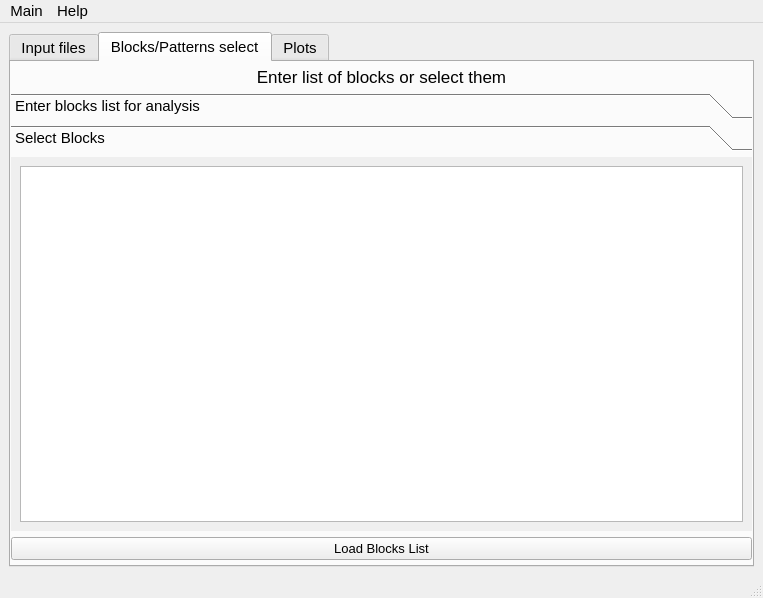
<?xml version="1.0" encoding="UTF-8"?>
<ui version="4.0">
 <class>MainWindow</class>
 <widget class="QMainWindow" name="MainWindow">
  <property name="geometry">
   <rect>
    <x>0</x>
    <y>0</y>
    <width>763</width>
    <height>598</height>
   </rect>
  </property>
  <property name="windowTitle">
   <string>MainWindow</string>
  </property>
  <widget class="QWidget" name="centralwidget">
   <property name="font">
    <font>
     <pointsize>11</pointsize>
    </font>
   </property>
   <layout class="QGridLayout" name="gridLayout">
    <item row="0" column="0">
     <widget class="QTabWidget" name="tabWidget">
      <property name="enabled">
       <bool>true</bool>
      </property>
      <property name="currentIndex">
       <number>1</number>
      </property>
      <widget class="QWidget" name="InputFiles">
       <attribute name="title">
        <string>Input files</string>
       </attribute>
       <layout class="QVBoxLayout" name="verticalLayout_3">
        <item>
         <layout class="QVBoxLayout" name="verticalLayout">
          <item>
           <widget class="QLabel" name="label">
            <property name="text">
             <string>RGTI file                                     </string>
            </property>
           </widget>
          </item>
          <item>
           <layout class="QHBoxLayout" name="horizontalLayout_2">
            <item>
             <widget class="QLineEdit" name="rgti_file_edit"/>
            </item>
            <item>
             <widget class="QPushButton" name="rgti_file_button">
              <property name="text">
               <string>...</string>
              </property>
             </widget>
            </item>
           </layout>
          </item>
          <item>
           <widget class="QLabel" name="label_2">
            <property name="text">
             <string>90dp pressures an PIs</string>
            </property>
           </widget>
          </item>
          <item>
           <layout class="QHBoxLayout" name="horizontalLayout_3">
            <item>
             <widget class="QLineEdit" name="Ndp_file_edit"/>
            </item>
            <item>
             <widget class="QPushButton" name="Ndp_file_button">
              <property name="text">
               <string>...</string>
              </property>
             </widget>
            </item>
           </layout>
          </item>
          <item>
           <widget class="QLabel" name="label_3">
            <property name="text">
             <string>OFm report of injection and BHP</string>
            </property>
           </widget>
          </item>
          <item>
           <layout class="QHBoxLayout" name="horizontalLayout_4">
            <item>
             <widget class="QLineEdit" name="ofm_file_edit"/>
            </item>
            <item>
             <widget class="QPushButton" name="ofm_file_button">
              <property name="text">
               <string>...</string>
              </property>
             </widget>
            </item>
           </layout>
          </item>
          <item>
           <widget class="QLabel" name="label_4">
            <property name="text">
             <string>Blocks mapping</string>
            </property>
           </widget>
          </item>
          <item>
           <layout class="QHBoxLayout" name="horizontalLayout_5">
            <item>
             <widget class="QLineEdit" name="blocks_file_edit"/>
            </item>
            <item>
             <widget class="QPushButton" name="blocks_file_button">
              <property name="text">
               <string>...</string>
              </property>
             </widget>
            </item>
           </layout>
          </item>
          <item>
           <widget class="QLabel" name="label_5">
            <property name="text">
             <string>Cells mapping</string>
            </property>
           </widget>
          </item>
          <item>
           <layout class="QHBoxLayout" name="horizontalLayout_6">
            <item>
             <widget class="QLineEdit" name="cells_file_edit"/>
            </item>
            <item>
             <widget class="QPushButton" name="cells_file_button">
              <property name="text">
               <string>...</string>
              </property>
             </widget>
            </item>
           </layout>
          </item>
          <item>
           <layout class="QHBoxLayout" name="horizontalLayout_8">
            <item>
             <spacer name="horizontalSpacer_5">
              <property name="orientation">
               <enum>Qt::Horizontal</enum>
              </property>
              <property name="sizeHint" stdset="0">
               <size>
                <width>40</width>
                <height>20</height>
               </size>
              </property>
             </spacer>
            </item>
            <item>
             <widget class="QPushButton" name="load_input_files_button">
              <property name="text">
               <string>Load input files</string>
              </property>
             </widget>
            </item>
            <item>
             <spacer name="horizontalSpacer_4">
              <property name="orientation">
               <enum>Qt::Horizontal</enum>
              </property>
              <property name="sizeHint" stdset="0">
               <size>
                <width>40</width>
                <height>20</height>
               </size>
              </property>
             </spacer>
            </item>
           </layout>
          </item>
         </layout>
        </item>
        <item>
         <widget class="QTextBrowser" name="input_file_help_text"/>
        </item>
       </layout>
      </widget>
      <widget class="QWidget" name="BlockSelect">
       <property name="enabled">
        <bool>true</bool>
       </property>
       <attribute name="title">
        <string>Blocks/Patterns select</string>
       </attribute>
       <layout class="QVBoxLayout" name="verticalLayout_2">
        <property name="leftMargin">
         <number>0</number>
        </property>
        <property name="topMargin">
         <number>5</number>
        </property>
        <property name="rightMargin">
         <number>0</number>
        </property>
        <property name="bottomMargin">
         <number>5</number>
        </property>
        <item>
         <widget class="QLabel" name="label_6">
          <property name="font">
           <font>
            <pointsize>13</pointsize>
           </font>
          </property>
          <property name="text">
           <string>Enter list of blocks or select them</string>
          </property>
          <property name="alignment">
           <set>Qt::AlignCenter</set>
          </property>
         </widget>
        </item>
        <item>
         <widget class="QToolBox" name="toolBox">
          <property name="enabled">
           <bool>true</bool>
          </property>
          <property name="currentIndex">
           <number>1</number>
          </property>
          <widget class="QWidget" name="text_enter_blocks">
           <property name="geometry">
            <rect>
             <x>0</x>
             <y>0</y>
             <width>741</width>
             <height>375</height>
            </rect>
           </property>
           <attribute name="label">
            <string>Enter blocks list for analysis</string>
           </attribute>
           <layout class="QVBoxLayout" name="verticalLayout_4">
            <item>
             <widget class="QTextEdit" name="blocks_list_input_text"/>
            </item>
            <item>
             <layout class="QHBoxLayout" name="horizontalLayout_7">
              <item>
               <widget class="QPushButton" name="read_from_file_button">
                <property name="text">
                 <string>Read from file</string>
                </property>
               </widget>
              </item>
             </layout>
            </item>
           </layout>
          </widget>
          <widget class="QWidget" name="select_blocks_list">
           <property name="enabled">
            <bool>true</bool>
           </property>
           <property name="geometry">
            <rect>
             <x>0</x>
             <y>0</y>
             <width>741</width>
             <height>375</height>
            </rect>
           </property>
           <attribute name="label">
            <string>Select Blocks</string>
           </attribute>
           <layout class="QVBoxLayout" name="verticalLayout_7">
            <item>
             <layout class="QVBoxLayout" name="verticalLayout_5">
              <item>
               <widget class="QListWidget" name="listWidget"/>
              </item>
             </layout>
            </item>
           </layout>
          </widget>
         </widget>
        </item>
        <item>
         <widget class="QPushButton" name="load_blocks_button">
          <property name="font">
           <font>
            <pointsize>10</pointsize>
           </font>
          </property>
          <property name="text">
           <string>Load Blocks List</string>
          </property>
         </widget>
        </item>
       </layout>
      </widget>
      <widget class="QWidget" name="OutputPlots">
       <property name="locale">
        <locale language="Russian" country="RussianFederation"/>
       </property>
       <attribute name="title">
        <string>Plots</string>
       </attribute>
       <layout class="QHBoxLayout" name="horizontalLayout_10">
        <item>
         <widget class="QSplitter" name="splitter">
          <property name="orientation">
           <enum>Qt::Horizontal</enum>
          </property>
          <widget class="QListWidget" name="list_of_blocks_to_plot"/>
          <widget class="QWidget" name="layoutWidget">
           <layout class="QVBoxLayout" name="verticalLayout_6">
            <item>
             <widget class="MatplotlibWidget" name="matplotlibwidget"/>
            </item>
            <item>
             <layout class="QHBoxLayout" name="horizontalLayout">
              <item>
               <widget class="QDateEdit" name="start_time_edit">
                <property name="date">
                 <date>
                  <year>2013</year>
                  <month>12</month>
                  <day>31</day>
                 </date>
                </property>
               </widget>
              </item>
              <item>
               <spacer name="horizontalSpacer">
                <property name="orientation">
                 <enum>Qt::Horizontal</enum>
                </property>
                <property name="sizeHint" stdset="0">
                 <size>
                  <width>54</width>
                  <height>20</height>
                 </size>
                </property>
               </spacer>
              </item>
              <item>
               <widget class="QPushButton" name="plot_update_button">
                <property name="text">
                 <string>Plot</string>
                </property>
               </widget>
              </item>
              <item>
               <spacer name="horizontalSpacer_2">
                <property name="orientation">
                 <enum>Qt::Horizontal</enum>
                </property>
                <property name="sizeHint" stdset="0">
                 <size>
                  <width>32</width>
                  <height>20</height>
                 </size>
                </property>
               </spacer>
              </item>
              <item>
               <widget class="QDateEdit" name="end_time_edit">
                <property name="date">
                 <date>
                  <year>2015</year>
                  <month>11</month>
                  <day>1</day>
                 </date>
                </property>
               </widget>
              </item>
             </layout>
            </item>
           </layout>
          </widget>
         </widget>
        </item>
       </layout>
      </widget>
     </widget>
    </item>
   </layout>
  </widget>
  <widget class="QMenuBar" name="menubar">
   <property name="geometry">
    <rect>
     <x>0</x>
     <y>0</y>
     <width>763</width>
     <height>23</height>
    </rect>
   </property>
   <property name="font">
    <font>
     <pointsize>11</pointsize>
    </font>
   </property>
   <widget class="QMenu" name="menuHelp">
    <property name="title">
     <string>Main</string>
    </property>
    <addaction name="separator"/>
    <addaction name="actionClear_Data"/>
    <addaction name="actionExit"/>
   </widget>
   <widget class="QMenu" name="menuHelp_2">
    <property name="title">
     <string>Help</string>
    </property>
    <addaction name="actionAbout"/>
   </widget>
   <addaction name="menuHelp"/>
   <addaction name="menuHelp_2"/>
  </widget>
  <widget class="QStatusBar" name="statusbar">
   <property name="font">
    <font>
     <pointsize>10</pointsize>
    </font>
   </property>
  </widget>
  <action name="actionAbout">
   <property name="text">
    <string>About</string>
   </property>
  </action>
  <action name="actionClear_Data">
   <property name="text">
    <string>Clear Data</string>
   </property>
  </action>
  <action name="actionExit">
   <property name="text">
    <string>Exit</string>
   </property>
  </action>
 </widget>
 <customwidgets>
  <customwidget>
   <class>MatplotlibWidget</class>
   <extends>QWidget</extends>
   <header>matplotlibwidget</header>
  </customwidget>
 </customwidgets>
 <resources/>
 <connections>
  <connection>
   <sender>actionExit</sender>
   <signal>activated()</signal>
   <receiver>MainWindow</receiver>
   <slot>close()</slot>
   <hints>
    <hint type="sourcelabel">
     <x>-1</x>
     <y>-1</y>
    </hint>
    <hint type="destinationlabel">
     <x>381</x>
     <y>298</y>
    </hint>
   </hints>
  </connection>
  <connection>
   <sender>Ndp_file_button</sender>
   <signal>clicked()</signal>
   <receiver>menubar</receiver>
   <slot>raise()</slot>
   <hints>
    <hint type="sourcelabel">
     <x>703</x>
     <y>166</y>
    </hint>
    <hint type="destinationlabel">
     <x>381</x>
     <y>11</y>
    </hint>
   </hints>
  </connection>
  <connection>
   <sender>start_time_edit</sender>
   <signal>dateChanged(QDate)</signal>
   <receiver>menubar</receiver>
   <slot>raise()</slot>
   <hints>
    <hint type="sourcelabel">
     <x>357</x>
     <y>540</y>
    </hint>
    <hint type="destinationlabel">
     <x>381</x>
     <y>11</y>
    </hint>
   </hints>
  </connection>
 </connections>
</ui>
